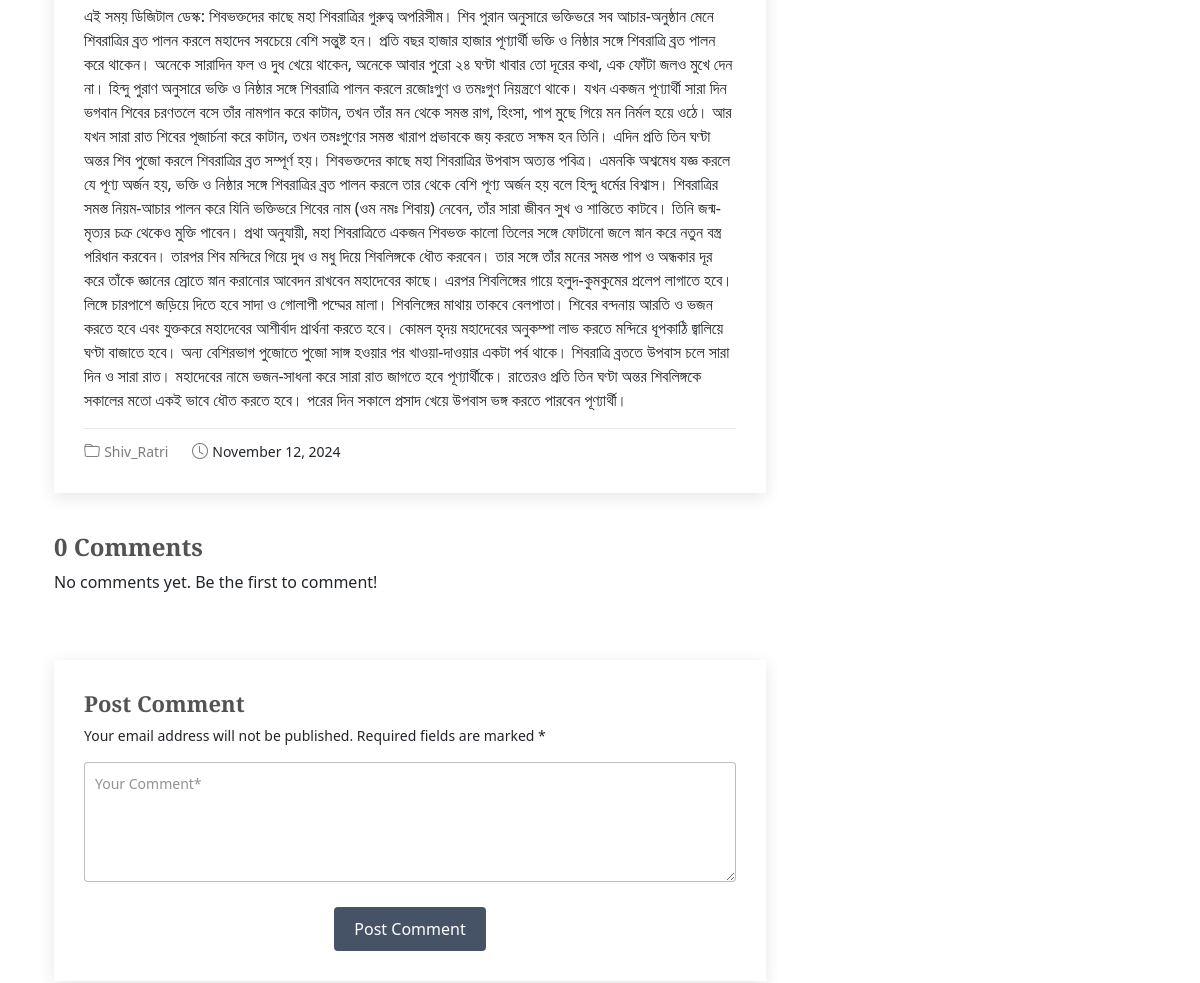
/blogs/blogs/Shiv_Ratri/ (middle part), run on an earlier commit of the app's database.
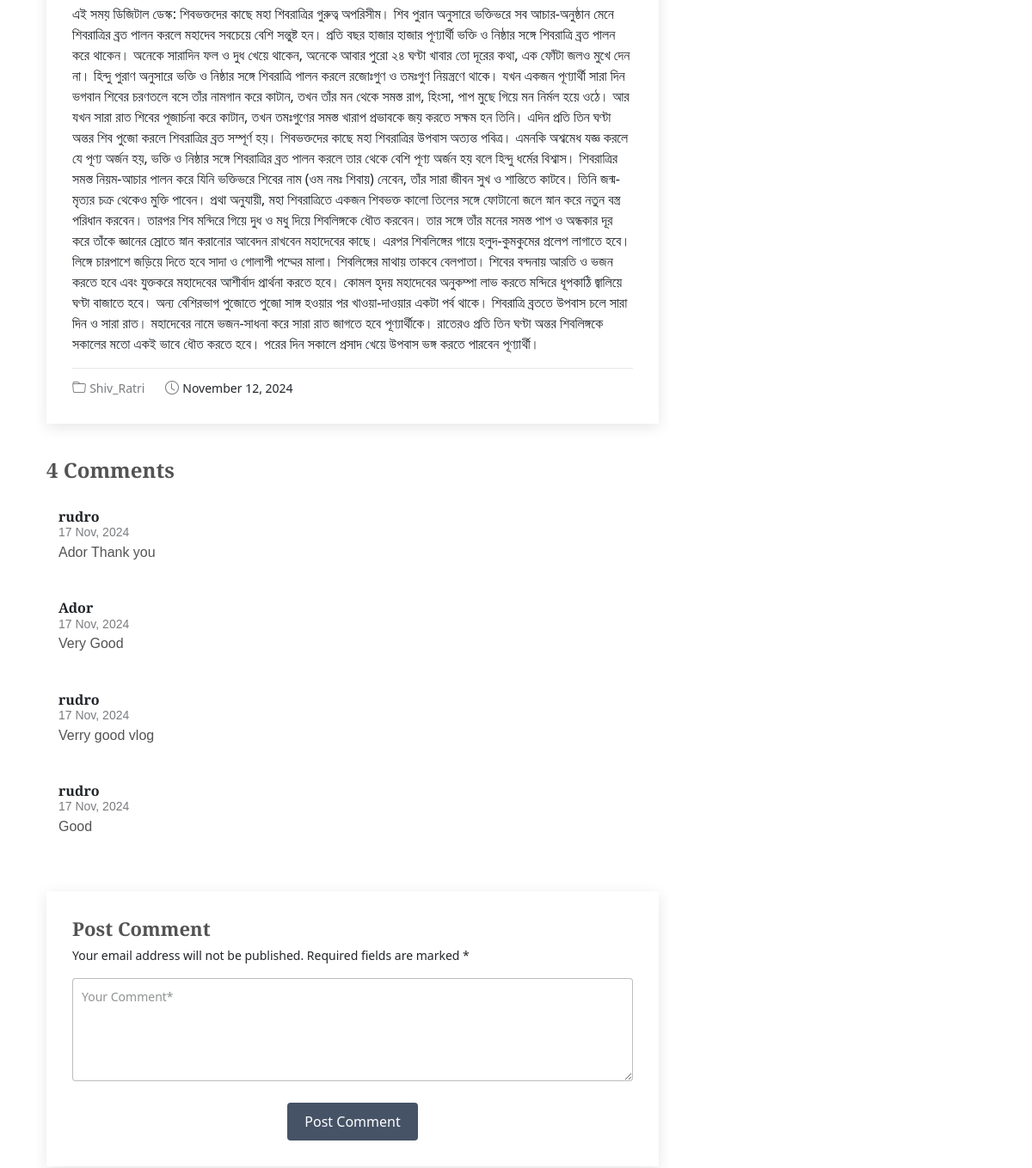
And on a later commit of the database.
### blogs/models.py (models this page shows, shortened)
class Comment(models.Model):
    user = models.ForeignKey(settings.AUTH_USER_MODEL, on_delete=models.CASCADE)
    blog = models.ForeignKey('home.HomeBlog', on_delete=models.CASCADE)
    comment = models.TextField()
    created_at = models.DateTimeField(auto_now_add=True)

### account/models.py (models this page shows, shortened)
class Account(AbstractBaseUser):
    first_name = models.CharField(max_length=50)
    last_name = models.CharField(max_length=50)
    username = models.CharField(max_length=20,unique= True)
    email = models.EmailField(max_length=100,unique=True)
    phone_number = models.CharField(max_length=100)
    date_join = models.DateTimeField(auto_now_add=True)
    last_login = models.DateTimeField(auto_now_add=True)
    is_admin = models.BooleanField(default=False)
    is_staff = models.BooleanField(default=False)
    is_active = models.BooleanField(default=False)
    is_superadmin = models.BooleanField(default= False)
    USERNAME_FIELD = 'email'
    REQUIRED_FIELDS = ['username','first_name','last_name',]
    objects = MyAccountManager()
    def full_name(self):
        return f'{self.first_name} {self.last_name}'

### blogs/views.py (the view)
# urls.py: path('blogs/<slug:slug>/', views.single_blog, name='single_blog'),
def single_blog(request, slug):
    blog = get_object_or_404(HomeBlog, slug=slug)
    comment = Comment.objects.filter(blog=blog).order_by('-created_at')
    context ={
        'blog': blog,
        'comment' : comment
    }
    return render(request, 'blogs/single_blog.html', context)

### templates/blogs/single_blog.html (shortened to what this page needs)
{% extends "base.html" %}
{% block content %}
<main class="main">
  <div class="container">
    <div class="row">
      <div class="col-lg-8">
        <section id="blog-details" class="blog-details section">
          <div class="container">
            <article class="article">
              <div class="content">
                <p>
                  {{blog.content}}
                </p>
              </div>
              <div class="meta-bottom">
                <i class="bi bi-folder"></i>
                <ul class="cats">
                  <li><a href="#">{{blog.slug}}</a></li>
                </ul>
                <i class="bi bi-clock"></i>
                <ul class="tags">
                  <li>{{ blog.published_date|date:"F d, Y" }}</li>
                </ul>
              </div>
            </article>
          </div>
        </section>
        <section id="blog-comments" class="blog-comments section">
          <div class="container">
              <h4 class="comments-count">{{ comment.count }} Comments</h4>
              {% for com in comment %}
                  <div id="comment-{{ com.slug }}" class="comment">
                      <div class="d-flex">
                          <div>
                              <h5><a href="">{{ com.user.username }}</a>
                              <time datetime="{{ com.created_at|date:'Y-m-d' }}">{{ com.created_at|date:'d M, Y' }}</time>
                              <p>{{ com.comment }}</p>
                          </div>
                      </div>
                  </div>
              {% empty %}
                  <p>No comments yet. Be the first to comment!</p>
              {% endfor %}
          </div>
        </section>
        <section id="comment-form" class="comment-form section">
          <div class="container">
              <form method="post" action="{% url 'add_comment' blog.slug %}">
                  <h4>Post Comment</h4>
                  <p>Your email address will not be published. Required fields are marked *</p>
                  <div class="row">
                      <div class="col-md-12 form-group">
                          <textarea name="content" class="form-control" placeholder="Your Comment*" required></textarea>
                      </div>
                  </div>
                  <div class="text-center">
                      <button type="submit" class="btn btn-primary">Post Comment</button>
                  </div>
              </form>
          </div>
        </section>
      </div>
      <div class="col-lg-4 sidebar">
      </div>
    </div>
  </div>
</main>
{% endblock content %}

What changed in the data, as far as the page shows it:
added Comment: user.username "rudro", created_at "17 Nov, 2024", comment "Ador Thank you"
added Comment: user.username "Ador", created_at "17 Nov, 2024", comment "Very Good"
added Comment: user.username "rudro", created_at "17 Nov, 2024", comment "Verry good vlog"
added Comment: user.username "rudro", created_at "17 Nov, 2024", comment "Good"
Also different on the page:
{{ comment.count }}: "0" → "4"
text no longer shown: "No comments yet. Be the first to comment!"
